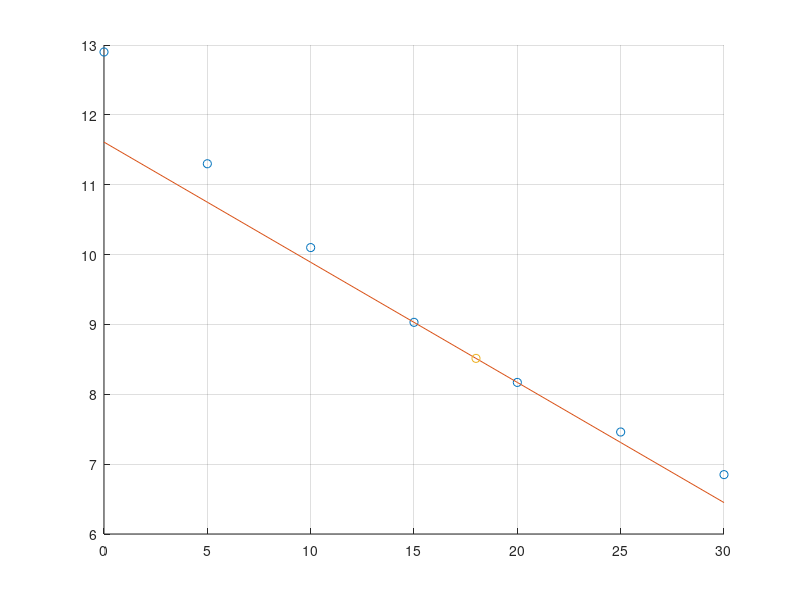

Source code (MATLAB):
T = 0:5:30;
c_10 = [12.9, 11.3, 10.1, 9.03, 8.17, 7.46, 6.85];
target = 18




hold on
grid on
plot(T,c_10,'o')

y = polyfit([15,20],[9.03,8.17],1);


f = @(x) y(1)*x + y(2);


f_target = f(target)


plot(T, f(T))
plot(target, f_target, 'o')
